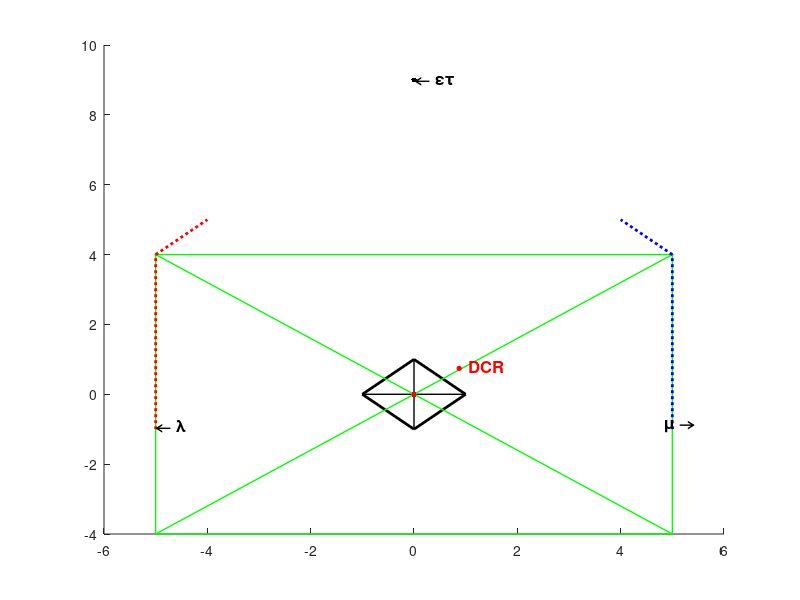

MATLAB code for this plot:
% Para-Analyzer
% Author: Arnaldo de Carvalho Junior  Nov/2023
% This script cover the rules and equations of PAL2v
% Results are presented in PAL2v Lattice
% The The Lattice is splited in 12 logical states that can be used by
% Para-Analyzer in expert systems
% https://doi.org/10.1016/j.engappai.2023.107342

clc; clear all; close all;
disp('   ');
disp('++++++++++++++++++++++++++++++++++++++++++++++++++++++');
disp('+                                                    +');
disp('+                     PARA-ANALYZER                  +');
disp('+                                                    +');
disp('++++++++++++++++++++++++++++++++++++++++++++++++++++++');
disp('   ');

Mu = input('Enter the value of favorable evidence degree (0 <= Mu <=1): '); % Grau de Evidência Favorável
Lambda = input('Enter the value of unfavorable evidence degree  (0 <= Lambda <= 1): '); % Grau de Evidência Desfavorável
disp('   ');
CCL = input('Enter the certainty control limit (0 <= CCL <= 1): '); % CCL

Vscc=CCL; Vicc=-CCL; % Upper and Lower certainty control limts
CCTL = 1- CCL;
Vscct=1-Vscc; Vicct=-Vscct; % Upper and Lower Contradiction control limts

DCT=(Mu+Lambda)-1; % Contradiction Degree (DCT)
S2a=DCT; % Paraconsistent Analysis Node (PAN) S2a output

Phi = 1-abs(DCT); % Certainty Interval

DC=Mu-Lambda;   % Certainty Degree (DC)
S2b=DC; % Paraconsistent Analysis Node (PAN) S2b output


% Contradiction Extration for Unique PAL2v output
D=((1-abs(DC))^2+DCT^2)^0.5; % Distance
if D>=1
    D=1;
end
if DC>0
    DCR=1-D;
elseif DC<0
    DCR=D-1;
else
    DCR=0;
end
% PAL2v PAN normalized outputs
MIE=(DC+1)/2;
MIER=(DCR+1)/2;
MIEct=(DCT+1)/2;

% Para-Analyzer
if DC>=Vscc
    S1='True (T)';
elseif DC<=Vicc
    S1='False (F)';
elseif DCT>=Vscct
    S1='Inconsistent (I)';
elseif DCT<=Vicct
    S1='Indeterminate or Paracomplete (P)';
elseif DC>0 && DC<Vscc && DCT>0 && DCT<Vscct && DC>DCT
    S1='Quasi-True, tending to Inconsistent (QT=>I)';
elseif DC>0 && DC<Vscc && DCT>0 && DCT<Vscct && DC<DCT
    S1='Quasi-Indeterminate, tending to True (QI=>T)';
elseif DC>0 && DC<Vscc && DCT>Vicct && DCT<0 && DC>abs(DCT)
    S1='Quasi-True, tending to Paracomplete (QT=>P)';
elseif DC>0 && DC<Vscc && DCT>Vicct && DCT<0 && DC<abs(DCT)
    S1='Quasi-Paracomplete, tending to True (QP=>T)';
elseif DC>Vicc && DC<0 && DCT>Vicct && DCT<0 && abs(DC)>abs(DCT)
    S1='Quasi-False, tending to Paracomplete (QF=>P)';
elseif DC>Vicc && DC<0 && DCT>Vicct && DCT<0 && abs(DC)<abs(DCT)
    S1='Quasi-Paracomplete, tending to False (QP=>F)';
elseif DC>Vicc && DC<0 && DCT>0 && DCT<Vscct && abs(DC)>abs(DCT)
    S1='Quasi-False, tending to Inconsistent (QF=>I)';
elseif DC>Vicc && DC<0 && DCT>0 && DCT<Vscct && abs(DC)<abs(DCT)
    S1='Quasi-Inconsistent, tending to False (QI=>F)';
else
    S1='Undefined';
end
disp('   '); % Display PAL2v Results in Command Window
disp('*** Para-Analyzer Result ***');
fprintf('Logical Output : %s',S1);
disp('      ');
disp('      ');
disp('*** PAL2v Output ***');
fprintf('Certainty Degree (DC) : %5.2f\n',DC);
fprintf('Contradiction Degree (DCT) : %5.2f\n',DCT);
fprintf('Real Certainty Degree (DCR) : %5.2f\n',DCR);
disp('      ');
disp('*** Normalized PAL2v Output ***');
fprintf('Resulting Evidence Degree (MIE) : %5.2f\n',MIE);
fprintf('Resulting Real Evidence Degree (MIER) : %5.2f\n',MIER);
fprintf('Resulting Contradiction Degree (MIEct) : %5.2f\n',MIEct);
fprintf('Certainty Interval (Phi) : %5.2f\n',Phi);
disp('      ');
disp('      ');

%---------------------------------------------------------------------------------------
% Generate PAL2v Lattice
%---------------------------------------------------------------------------------------

	%Draw Lattice
	line([-1 0],[0 1], 'Color','k','LineWidth',2);
	line([0 1], [1 0], 'Color','k','LineWidth',2);
	line([1 0], [0 -1],'Color','k','LineWidth',2);
	line([0 -1],[-1 0],'Color','k','LineWidth',2);
	line([-1 1],[0 0], 'Color','k','LineWidth',1);
	line([0 0], [-1 1],'Color','k','LineWidth',1);
    
    %Split Lattice in 12 Logical States
    line([CCL,CCL],[CCTL,-CCTL],'Color','g','LineWidth',1)
    line([-CCL,-CCL],[CCTL,-CCTL],'Color','g','LineWidth',1)
    line([-CCL,CCL], [CCTL,CCTL],'Color','g','LineWidth',1)
    line([-CCL,CCL],[-CCTL,-CCTL],'Color','g','LineWidth',1)
    line([-CCL,CCL],[-CCTL,CCTL],'Color','g','LineWidth',1)
    line([-CCL,CCL],[CCTL,-CCTL],'Color','g','LineWidth',1)
    
    
	%%%%%%%%%%%%%%%%%%% Adding Values to the Lattice %%%%%%%%%%%%%%%%%%%%%%%%
    Lambda=-Lambda;
	%---------------------------------------------------------------------------------------
	% Marks related to Lambda
	% Draw vertical line related to Lambda until Lattice
	%   line([Lambda Lambda],[-1.1 (-1-Lambda)],'Color','r','LineWidth',1,'LineStyle',':');
	line([Lambda Lambda],[-1 (-1-Lambda)],'Color','r','LineWidth',2,'LineStyle',':');
    
	% Draw diagnoal line related to Lambda inside Lattice 
	line([Lambda (1+Lambda)],[(-1-Lambda) -Lambda],'Color','r','LineWidth',2,'LineStyle',':');

	%---------------------------------------------------------------------------------------
	% Marks related to Mu
	% Draw vertical line related to Mu until Lattice
	line([Mu Mu],[-1 (-1+Mu)],'Color','b','LineWidth',2,'LineStyle',':');

	% Draw diagnoal line related to Mu inside Lattice  
	line([Mu (-1+Mu)],[(-1+Mu) Mu],'Color','b','LineWidth',2,'LineStyle',':');

% Display values
if Mu<=0.5
text(Mu,-0.9,['\leftarrow \mu'],'FontSize',12);
else
text(Mu-0.15,-0.9,['\mu \rightarrow'],'fontweight','bold','FontSize',12);    
end
if Lambda>=-0.5
text(Lambda-0.15,-0.9,['\lambda \rightarrow'],'fontweight','bold','FontSize',12);
else
text(Lambda,-0.9,['\leftarrow \lambda'],'fontweight','bold','FontSize',12);
end
text(DC+0.01,DCT+0.01,['\leftarrow \epsilon\tau'],'fontweight','bold','FontSize',12);
txt = '\bullet DCR';
text(0.8,0.8,txt,'Color','r','fontweight','bold','FontSize',12)
hold on
plot(DC,DCT,'.','MarkerSize',12,'Color','k');
hold on
plot(DCR,0,'.','MarkerSize',12,'Color','r');

Quest = input('New Calculation (y/n) ?','s'); % Ask if run again
if Quest =='y'
Para_Analyzer_PAL2v_Lattice
else
end
disp('   ');
disp('See you soon !!!!');
